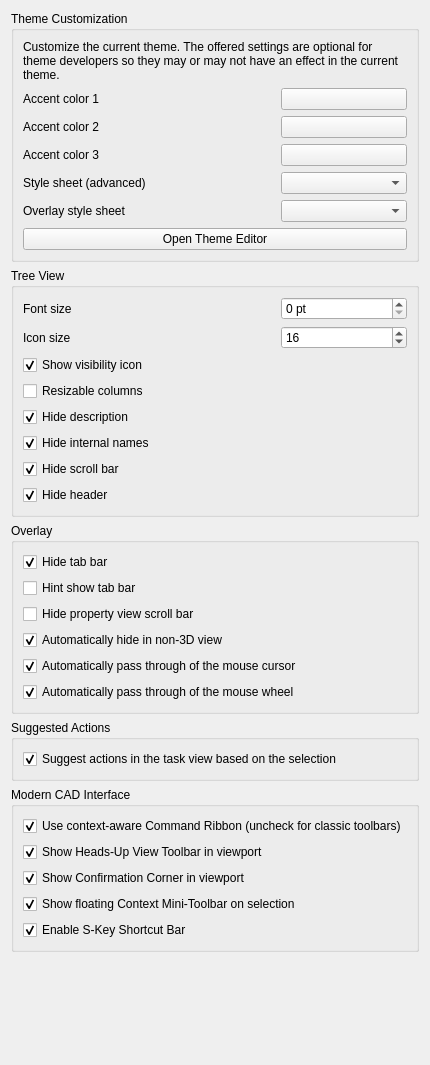
<?xml version="1.0" encoding="UTF-8"?>
<ui version="4.0">
 <class>Gui::Dialog::DlgSettingsUI</class>
 <widget class="QWidget" name="Gui::Dialog::DlgSettingsUI">
  <property name="geometry">
   <rect>
    <x>0</x>
    <y>0</y>
    <width>405</width>
    <height>1065</height>
   </rect>
  </property>
  <property name="windowTitle">
   <string>UI</string>
  </property>
  <layout class="QVBoxLayout" name="verticalLayout">
   <item>
    <widget class="QGroupBox" name="groupBox">
     <property name="title">
      <string>Theme Customization</string>
     </property>
     <layout class="QVBoxLayout" name="verticalLayout_2">
      <item>
       <widget class="QLabel" name="label">
        <property name="text">
         <string>Customize the current theme. The offered settings are optional for theme developers so they may or may not have an effect in the current theme.</string>
        </property>
        <property name="wordWrap">
         <bool>true</bool>
        </property>
       </widget>
      </item>
      <item>
       <layout class="QGridLayout" columnstretch="2,1">
        <item row="0" column="0">
         <widget class="QLabel" name="label1">
          <property name="text">
           <string>Accent color 1</string>
          </property>
          <property name="buddy">
           <cstring>ThemeAccentColor1</cstring>
          </property>
         </widget>
        </item>
        <item row="0" column="1">
         <widget class="Gui::PrefColorButton" name="ThemeAccentColor1">
          <property name="sizePolicy">
           <sizepolicy hsizetype="MinimumExpanding" vsizetype="Fixed">
            <horstretch>0</horstretch>
            <verstretch>0</verstretch>
           </sizepolicy>
          </property>
          <property name="toolTip">
           <string>This color might be used by your theme to let you customize it.</string>
          </property>
          <property name="color" stdset="0">
           <color>
            <red>0</red>
            <green>171</green>
            <blue>255</blue>
           </color>
          </property>
          <property name="prefEntry" stdset="0">
           <cstring>ThemeAccentColor1</cstring>
          </property>
          <property name="prefPath" stdset="0">
           <cstring>Themes</cstring>
          </property>
         </widget>
        </item>
        <item row="1" column="0">
         <widget class="QLabel" name="label2">
          <property name="text">
           <string>Accent color 2</string>
          </property>
          <property name="buddy">
           <cstring>ThemeAccentColor2</cstring>
          </property>
         </widget>
        </item>
        <item row="2" column="0">
         <widget class="QLabel" name="label3">
          <property name="text">
           <string>Accent color 3</string>
          </property>
          <property name="buddy">
           <cstring>ThemeAccentColor3</cstring>
          </property>
         </widget>
        </item>
        <item row="3" column="0">
         <widget class="QLabel" name="styleSheetLabel">
          <property name="text">
           <string>Style sheet (advanced)</string>
          </property>
          <property name="buddy">
           <cstring>StyleSheets</cstring>
          </property>
         </widget>
        </item>
        <item row="4" column="0">
         <widget class="QLabel" name="label_2">
          <property name="text">
           <string>Overlay style sheet</string>
          </property>
          <property name="buddy">
           <cstring>OverlayStyleSheets</cstring>
          </property>
         </widget>
        </item>
        <item row="1" column="1">
         <widget class="Gui::PrefColorButton" name="ThemeAccentColor2">
          <property name="sizePolicy">
           <sizepolicy hsizetype="MinimumExpanding" vsizetype="Fixed">
            <horstretch>0</horstretch>
            <verstretch>0</verstretch>
           </sizepolicy>
          </property>
          <property name="toolTip">
           <string>This color might be used by your theme to let you customize it.</string>
          </property>
          <property name="color" stdset="0">
           <color>
            <red>85</red>
            <green>123</green>
            <blue>182</blue>
           </color>
          </property>
          <property name="prefEntry" stdset="0">
           <cstring>ThemeAccentColor2</cstring>
          </property>
          <property name="prefPath" stdset="0">
           <cstring>Themes</cstring>
          </property>
         </widget>
        </item>
        <item row="2" column="1">
         <widget class="Gui::PrefColorButton" name="ThemeAccentColor3">
          <property name="sizePolicy">
           <sizepolicy hsizetype="MinimumExpanding" vsizetype="Fixed">
            <horstretch>0</horstretch>
            <verstretch>0</verstretch>
           </sizepolicy>
          </property>
          <property name="toolTip">
           <string>This color might be used by your theme to let you customize it.</string>
          </property>
          <property name="color" stdset="0">
           <color>
            <red>85</red>
            <green>123</green>
            <blue>182</blue>
           </color>
          </property>
          <property name="prefEntry" stdset="0">
           <cstring>ThemeAccentColor3</cstring>
          </property>
          <property name="prefPath" stdset="0">
           <cstring>Themes</cstring>
          </property>
         </widget>
        </item>
        <item row="3" column="1">
         <widget class="Gui::PrefComboBox" name="StyleSheets">
          <property name="toolTip">
           <string>Style sheet how user interface will look like</string>
          </property>
          <property name="prefEntry" stdset="0">
           <cstring>StyleSheet</cstring>
          </property>
          <property name="prefPath" stdset="0">
           <cstring>MainWindow</cstring>
          </property>
          <property name="prefType" stdset="0">
           <cstring></cstring>
          </property>
         </widget>
        </item>
        <item row="4" column="1">
         <widget class="Gui::PrefComboBox" name="OverlayStyleSheets">
          <property name="prefEntry" stdset="0">
           <cstring>OverlayActiveStyleSheet</cstring>
          </property>
          <property name="prefPath" stdset="0">
           <cstring>MainWindow</cstring>
          </property>
          <property name="prefType" stdset="0">
           <cstring></cstring>
          </property>
         </widget>
        </item>
       </layout>
      </item>
      <item>
       <widget class="QPushButton" name="themeEditorButton">
        <property name="text">
         <string>Open Theme Editor</string>
        </property>
       </widget>
      </item>
     </layout>
    </widget>
   </item>
   <item>
    <widget class="QGroupBox" name="groupBox_2">
     <property name="title">
      <string>Tree View</string>
     </property>
     <layout class="QGridLayout" name="gridLayout1" columnstretch="2,1">
      <item row="5" column="0" colspan="2">
       <widget class="Gui::PrefCheckBox" name="hideInternalNamesCheckBox">
        <property name="toolTip">
         <string>Hide extra tree view column for internal names</string>
        </property>
        <property name="text">
         <string>Hide internal names</string>
        </property>
        <property name="checked">
         <bool>true</bool>
        </property>
        <property name="prefEntry" stdset="0">
         <cstring>HideInternalNames</cstring>
        </property>
        <property name="prefPath" stdset="0">
         <cstring>TreeView</cstring>
        </property>
       </widget>
      </item>
      <item row="0" column="1">
       <widget class="Gui::PrefSpinBox" name="fontSizeSpinBox">
        <property name="toolTip">
         <string>Font size override, set to 0 for the default value.</string>
        </property>
        <property name="minimum">
         <number>0</number>
        </property>
        <property name="maximum">
         <number>100</number>
        </property>
        <property name="singleStep">
         <number>1</number>
        </property>
        <property name="suffix">
         <string> pt</string>
        </property>
        <property name="value">
         <number>0</number>
        </property>
        <property name="prefPath" stdset="0">
         <cstring>TreeView</cstring>
        </property>
        <property name="prefEntry" stdset="0">
         <cstring>FontSize</cstring>
        </property>
       </widget>
      </item>
      <item row="1" column="1">
       <widget class="Gui::PrefSpinBox" name="iconSizeSpinBox">
        <property name="toolTip">
         <string>Icon size override, set to 0 for the default value.</string>
        </property>
        <property name="singleStep">
         <number>1</number>
        </property>
        <property name="value">
         <number>16</number>
        </property>
        <property name="prefEntry" stdset="0">
         <cstring>IconSize</cstring>
        </property>
        <property name="prefPath" stdset="0">
         <cstring>TreeView</cstring>
        </property>
       </widget>
      </item>

      <item row="3" column="0" colspan="2">
       <widget class="Gui::PrefCheckBox" name="resizableColumnsCheckBox">
        <property name="toolTip">
         <string>Allow tree view columns to be manually resized.</string>
        </property>
        <property name="text">
         <string>Resizable columns</string>
        </property>
        <property name="prefEntry" stdset="0">
         <cstring>ResizableColumn</cstring>
        </property>
        <property name="prefPath" stdset="0">
         <cstring>TreeView</cstring>
        </property>
       </widget>
      </item>
      <item row="1" column="0">
       <widget class="QLabel" name="iconSizeLabel">
        <property name="text">
         <string>Icon size</string>
        </property>
        <property name="buddy">
         <cstring>iconSizeSpinBox</cstring>
        </property>
       </widget>
      </item>
      <item row="0" column="0">
       <widget class="QLabel" name="fontSizeLabel">
        <property name="text">
         <string>Font size</string>
        </property>
        <property name="buddy">
         <cstring>fontSizeSpinBox</cstring>
        </property>
       </widget>
      </item>
      <item row="2" column="0" colspan="2">
       <widget class="Gui::PrefCheckBox" name="showVisibilityIconCheckBox">
        <property name="toolTip">
         <string>Displays an eye icon in front of the tree view items, showing their visibility status. When clicked the visibility is toggled.</string>
        </property>
        <property name="text">
         <string>Show visibility icon</string>
        </property>
        <property name="checked">
         <bool>true</bool>
        </property>
        <property name="prefEntry" stdset="0">
         <cstring>VisibilityIcon</cstring>
        </property>
        <property name="prefPath" stdset="0">
         <cstring>TreeView</cstring>
        </property>
       </widget>
      </item>
      <item row="7" column="0" colspan="2">
       <widget class="Gui::PrefCheckBox" name="hideHeaderCheckBox">
        <property name="toolTip">
         <string>Hide header with column names from the tree view.</string>
        </property>
        <property name="text">
         <string>Hide header</string>
        </property>
        <property name="checked">
         <bool>true</bool>
        </property>
        <property name="prefEntry" stdset="0">
         <cstring>HideHeaderView</cstring>
        </property>
        <property name="prefPath" stdset="0">
         <cstring>TreeView</cstring>
        </property>
       </widget>
      </item>
      <item row="6" column="0" colspan="2">
       <widget class="Gui::PrefCheckBox" name="hideTreeViewScrollBarCheckBox">
        <property name="toolTip">
         <string>Hide scroll bar from the tree view, scrolling will still be possible using mouse wheel.</string>
        </property>
        <property name="text">
         <string>Hide scroll bar</string>
        </property>
        <property name="checked">
         <bool>true</bool>
        </property>
        <property name="prefEntry" stdset="0">
         <cstring>HideScrollBar</cstring>
        </property>
        <property name="prefPath" stdset="0">
         <cstring>TreeView</cstring>
        </property>
       </widget>
      </item>
      <item row="4" column="0" colspan="2">
       <widget class="Gui::PrefCheckBox" name="hideDescriptionCheckBox">
        <property name="toolTip">
         <string>Hide column with object description in tree view.</string>
        </property>
        <property name="text">
         <string>Hide description</string>
        </property>
        <property name="checked">
         <bool>true</bool>
        </property>
        <property name="prefEntry" stdset="0">
         <cstring>HideColumn</cstring>
        </property>
        <property name="prefPath" stdset="0">
         <cstring>TreeView</cstring>
        </property>
       </widget>
      </item>
     </layout>
    </widget>
   </item>
   <item>
    <widget class="QGroupBox" name="groupBox_3">
     <property name="title">
      <string>Overlay</string>
     </property>
     <layout class="QGridLayout" name="gridLayout_2">
      <item row="2" column="0">
       <widget class="Gui::PrefCheckBox" name="hideTabBarCheckBox">
        <property name="toolTip">
         <string>Hide tab bar in dock overlay</string>
        </property>
        <property name="text">
         <string>Hide tab bar</string>
        </property>
        <property name="checked">
         <bool>true</bool>
        </property>
        <property name="prefEntry" stdset="0">
         <cstring>DockOverlayHideTabBar</cstring>
        </property>
        <property name="prefPath" stdset="0">
         <cstring>View</cstring>
        </property>
       </widget>
      </item>
      <item row="3" column="0">
       <widget class="Gui::PrefCheckBox" name="hintShowTabBarCheckBox">
        <property name="toolTip">
         <string>Show tab bar on mouse over when auto hide</string>
        </property>
        <property name="text">
         <string>Hint show tab bar</string>
        </property>
        <property name="prefEntry" stdset="0">
         <cstring>DockOverlayHintTabBar</cstring>
        </property>
        <property name="prefPath" stdset="0">
         <cstring>View</cstring>
        </property>
       </widget>
      </item>
      <item row="4" column="0">
       <widget class="Gui::PrefCheckBox" name="hidePropertyViewScrollBarCheckBox">
        <property name="toolTip">
         <string>Hide property view scroll bar in dock overlay</string>
        </property>
        <property name="text">
         <string>Hide property view scroll bar</string>
        </property>
        <property name="prefEntry" stdset="0">
         <cstring>DockOverlayHidePropertyViewScrollBar</cstring>
        </property>
        <property name="prefPath" stdset="0">
         <cstring>View</cstring>
        </property>
       </widget>
      </item>
      <item row="5" column="0">
       <widget class="Gui::PrefCheckBox" name="overlayAutoHideCheckBox">
        <property name="toolTip">
         <string>Automatically hide overlaid dock panels when in non 3D view (e.g. TechDraw or Spreadsheet)</string>
        </property>
        <property name="text">
         <string>Automatically hide in non-3D view</string>
        </property>
        <property name="checked">
         <bool>true</bool>
        </property>
        <property name="prefEntry" stdset="0">
         <cstring>DockOverlayAutoView</cstring>
        </property>
        <property name="prefPath" stdset="0">
         <cstring>View</cstring>
        </property>
       </widget>
      </item>
      <item row="6" column="0">
       <widget class="Gui::PrefCheckBox" name="mouseClickPassThroughCheckBox">
        <property name="toolTip">
         <string>Auto mouse click through transparent part of dock overlay.</string>
        </property>
        <property name="text">
         <string>Automatically pass through of the mouse cursor</string>
        </property>
        <property name="checked">
         <bool>true</bool>
        </property>
        <property name="prefEntry" stdset="0">
         <cstring>DockOverlayAutoMouseThrough</cstring>
        </property>
        <property name="prefPath" stdset="0">
         <cstring>View</cstring>
        </property>
       </widget>
      </item>
      <item row="7" column="0">
       <widget class="Gui::PrefCheckBox" name="mouseWheelPassThroughCheckBox">
        <property name="toolTip">
         <string>Automatically passes mouse wheel events through the transparent areas of an overlay panel</string>
        </property>
        <property name="text">
         <string>Automatically pass through of the mouse wheel</string>
        </property>
        <property name="checked">
         <bool>true</bool>
        </property>
        <property name="prefEntry" stdset="0">
         <cstring>DockOverlayWheelPassThrough</cstring>
        </property>
        <property name="prefPath" stdset="0">
         <cstring>View</cstring>
        </property>
       </widget>
      </item>
     </layout>
    </widget>
   </item>
   <item>
    <widget class="QGroupBox" name="groupBox_4">
     <property name="title">
      <string>Suggested Actions</string>
     </property>
     <layout class="QGridLayout" name="gridLayout_3">
      <item row="0" column="0">
       <widget class="Gui::PrefCheckBox" name="showTaskWatcherCheckBox">
        <property name="text">
         <string>Suggest actions in the task view based on the selection</string>
        </property>
        <property name="checked">
         <bool>true</bool>
        </property>
        <property name="prefEntry" stdset="0">
         <cstring>ShowTaskWatcher</cstring>
        </property>
        <property name="prefPath" stdset="0">
         <cstring>General</cstring>
        </property>
       </widget>
      </item>
     </layout>
    </widget>
   </item>
   <item>
    <widget class="QGroupBox" name="groupBoxModernCad">
     <property name="title">
      <string>Modern CAD Interface</string>
     </property>
     <layout class="QGridLayout" name="gridLayoutModernCad">
      <item row="0" column="0">
       <widget class="Gui::PrefCheckBox" name="useCommandRibbonCheckBox">
        <property name="toolTip">
         <string>Replaces standard top workbench toolbars with a task-grouped context Command Ribbon</string>
        </property>
        <property name="text">
         <string>Use context-aware Command Ribbon (uncheck for classic toolbars)</string>
        </property>
        <property name="checked">
         <bool>true</bool>
        </property>
        <property name="prefEntry" stdset="0">
         <cstring>UseCommandRibbon</cstring>
        </property>
        <property name="prefPath" stdset="0">
         <cstring>MainWindow</cstring>
        </property>
       </widget>
      </item>
      <item row="1" column="0">
       <widget class="Gui::PrefCheckBox" name="showHeadsUpViewBarCheckBox">
        <property name="toolTip">
         <string>Displays quick view controls along the top-center edge of the active viewport</string>
        </property>
        <property name="text">
         <string>Show Heads-Up View Toolbar in viewport</string>
        </property>
        <property name="checked">
         <bool>true</bool>
        </property>
        <property name="prefEntry" stdset="0">
         <cstring>ShowHeadsUpViewBar</cstring>
        </property>
        <property name="prefPath" stdset="0">
         <cstring>MainWindow</cstring>
        </property>
       </widget>
      </item>
      <item row="2" column="0">
       <widget class="Gui::PrefCheckBox" name="showConfirmationCornerCheckBox">
        <property name="toolTip">
         <string>Displays quick Accept and Cancel buttons in the top-right corner of the viewport during active edits</string>
        </property>
        <property name="text">
         <string>Show Confirmation Corner in viewport</string>
        </property>
        <property name="checked">
         <bool>true</bool>
        </property>
        <property name="prefEntry" stdset="0">
         <cstring>ShowConfirmationCorner</cstring>
        </property>
        <property name="prefPath" stdset="0">
         <cstring>MainWindow</cstring>
        </property>
       </widget>
      </item>
      <item row="3" column="0">
       <widget class="Gui::PrefCheckBox" name="showContextMiniToolbarCheckBox">
        <property name="toolTip">
         <string>Displays a compact floating toolbar near the cursor when selecting geometry or views</string>
        </property>
        <property name="text">
         <string>Show floating Context Mini-Toolbar on selection</string>
        </property>
        <property name="checked">
         <bool>true</bool>
        </property>
        <property name="prefEntry" stdset="0">
         <cstring>ShowContextMiniToolbar</cstring>
        </property>
        <property name="prefPath" stdset="0">
         <cstring>MainWindow</cstring>
        </property>
       </widget>
      </item>
      <item row="4" column="0">
       <widget class="Gui::PrefCheckBox" name="enableShortcutBarCheckBox">
        <property name="toolTip">
         <string>Opens a context-sensitive shortcut palette at the cursor when pressing S</string>
        </property>
        <property name="text">
         <string>Enable S-Key Shortcut Bar</string>
        </property>
        <property name="checked">
         <bool>true</bool>
        </property>
        <property name="prefEntry" stdset="0">
         <cstring>EnableShortcutBar</cstring>
        </property>
        <property name="prefPath" stdset="0">
         <cstring>MainWindow</cstring>
        </property>
       </widget>
      </item>
     </layout>
    </widget>
   </item>
   <item>
    <spacer name="spacer_3">
     <property name="sizeHint" stdset="0">
      <size>
       <width>20</width>
       <height>20</height>
      </size>
     </property>
    </spacer>
   </item>
  </layout>
 </widget>
 <customwidgets>
  <customwidget>
   <class>Gui::ColorButton</class>
   <extends>QPushButton</extends>
   <header>Gui/Widgets.h</header>
  </customwidget>
  <customwidget>
   <class>Gui::PrefSpinBox</class>
   <extends>QSpinBox</extends>
   <header>Gui/PrefWidgets.h</header>
  </customwidget>
  <customwidget>
   <class>Gui::PrefColorButton</class>
   <extends>Gui::ColorButton</extends>
   <header>Gui/PrefWidgets.h</header>
  </customwidget>
  <customwidget>
   <class>Gui::PrefCheckBox</class>
   <extends>QCheckBox</extends>
   <header>Gui/PrefWidgets.h</header>
  </customwidget>
  <customwidget>
   <class>Gui::PrefComboBox</class>
   <extends>QComboBox</extends>
   <header>Gui/PrefWidgets.h</header>
  </customwidget>
 </customwidgets>
 <tabstops>
  <tabstop>ThemeAccentColor1</tabstop>
  <tabstop>ThemeAccentColor2</tabstop>
  <tabstop>ThemeAccentColor3</tabstop>
  <tabstop>StyleSheets</tabstop>
  <tabstop>OverlayStyleSheets</tabstop>
  <tabstop>fontSizeSpinBox</tabstop>
  <tabstop>iconSizeSpinBox</tabstop>
  <tabstop>resizableColumnsCheckBox</tabstop>
  <tabstop>showVisibilityIconCheckBox</tabstop>
  <tabstop>hideDescriptionCheckBox</tabstop>
  <tabstop>hideInternalNamesCheckBox</tabstop>
  <tabstop>hideTreeViewScrollBarCheckBox</tabstop>
  <tabstop>hideHeaderCheckBox</tabstop>
  <tabstop>hideTabBarCheckBox</tabstop>
  <tabstop>hintShowTabBarCheckBox</tabstop>
  <tabstop>hidePropertyViewScrollBarCheckBox</tabstop>
  <tabstop>overlayAutoHideCheckBox</tabstop>
  <tabstop>mouseClickPassThroughCheckBox</tabstop>
  <tabstop>mouseWheelPassThroughCheckBox</tabstop>
 </tabstops>
 <resources/>
 <connections/>
</ui>
